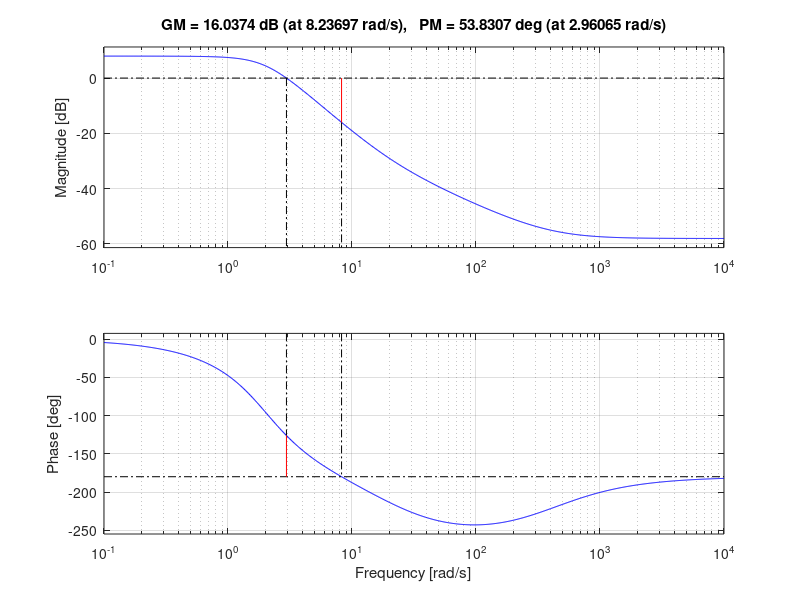
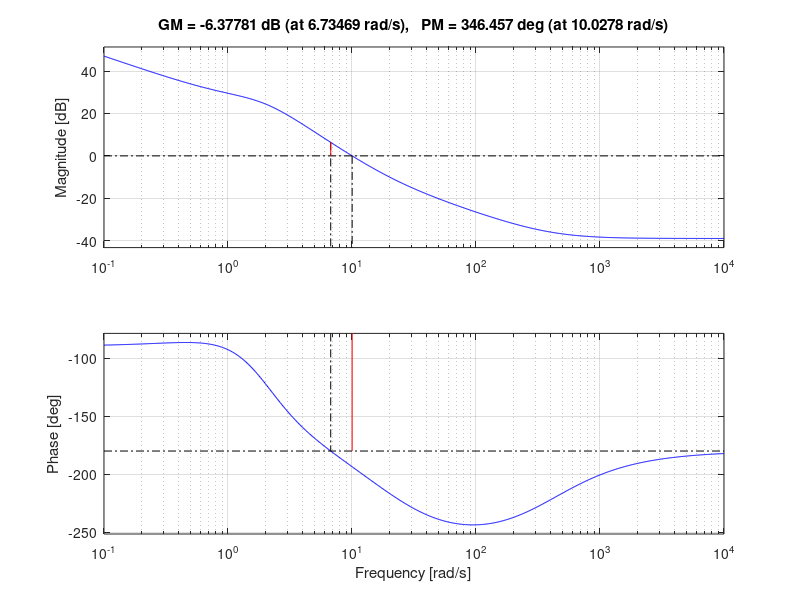
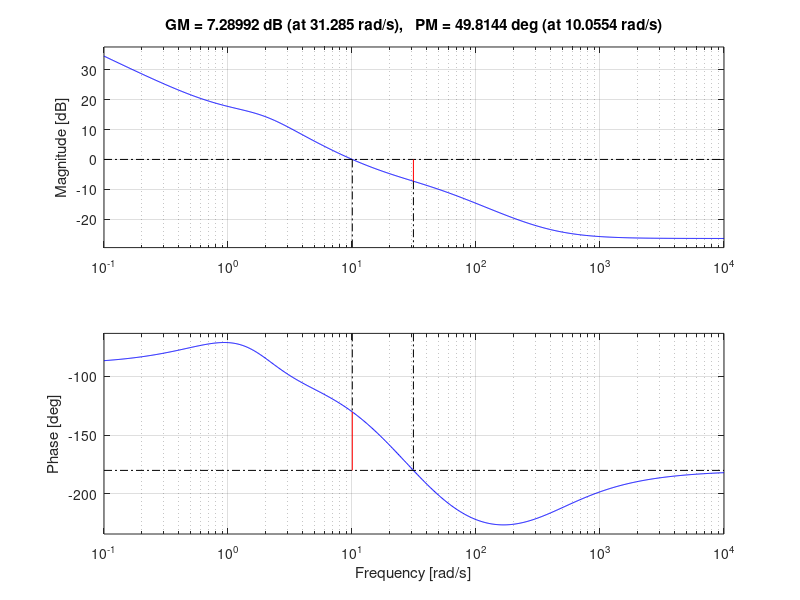
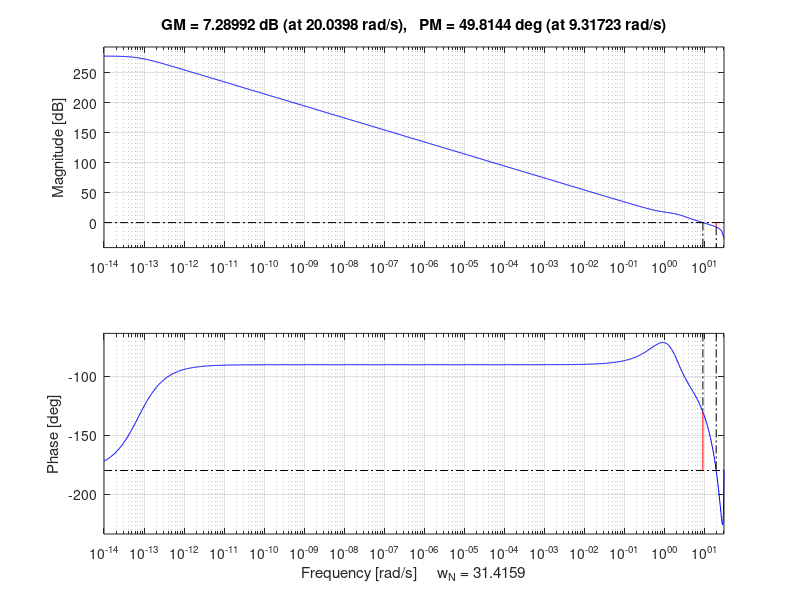

Reproduce these figures in MATLAB, in order.
clear, close all, clc;

%% Exercise 1: Design a digital PID controller D(z) with a w_c of 10 rad/s, PM of 50 degrees and T = 0.1 second.
T = 0.1; % 0.1 second sample time
wc = 10; % 10 rad/s crossover frequency
PM = 50; % 50 degree phase margin

% The plant/system transfer function is G_P(s) = 10 / (s^2 + 3 * s + 4)
Gp = tf([10], [1 3 4]);

% Map from continuous time into discrete time
Gpz = c2d(Gp, T);

% Make a bilinear transformation by Tustin mapping back into continuous
Gpw = d2c(Gpz, 'tustin');
[gain, phase] = bode(Gpw, wc);
figure(1)
margin(Gpw)

% Design the PID controller in the continuous time
% The proportional part is solely a constant
kp = 1/gain;

% The integral part is then calculated
ki = 1; % I part's steady-state value, should not impact the system
wi = 1; % I part's natural frequency, should be around a decade lower than system's frequency due to phase impact
ti = 1/wi; % I part's time constant

% Bode plot of plant with PI controller to check phase
Dps = tf([ti 1], [ti 0]);
figure(2)
[gain, phase] = bode(Gpw*kp*Dps, wc);
margin(Gpw*kp*Dps)

% Calculating required phase boost
Fmax = PM - (180 + phase);

% The derivative part is then calculated
alpha = (1 - sind(Fmax))/(1 + sind(Fmax));
kd = sqrt(alpha);
td = 1/(sqrt(alpha)*wc);
Dds = tf(kd * [td 1], [alpha*td 1]);
figure(3)
margin(Gpw*kp*Dps*Dds)

% The resulting PID controller is then:
Dpids = kp * Dps * Dds

% This must be transferred to the z-domain by Tustin
Dpidz = c2d(Dpids, T, 'tustin')

% Check to confirm that the digital plant and controller have same
% transfer function as analog versions
figure(4)
margin(Dpidz*Gpz)

%% Exercise 2: Design a discrete PID controller in Simulink, first with T = 0.01 and then T = 0.1.
% The plant transfer function is G_p = 10 / (s^2 + 3 * s + 4)
% The characteristic equation will be alpha(s) = (s + 2)^3

Gpn = [10];
Gpd = [1 3 4];

Gp = tf(Gpn, Gpd);
T = 0.1; % Sampling time

% Constants
Kp = 0.8;
Ki = 0.8;
Kd = 0.3;

%sim('Lecture4_DiscretePID')